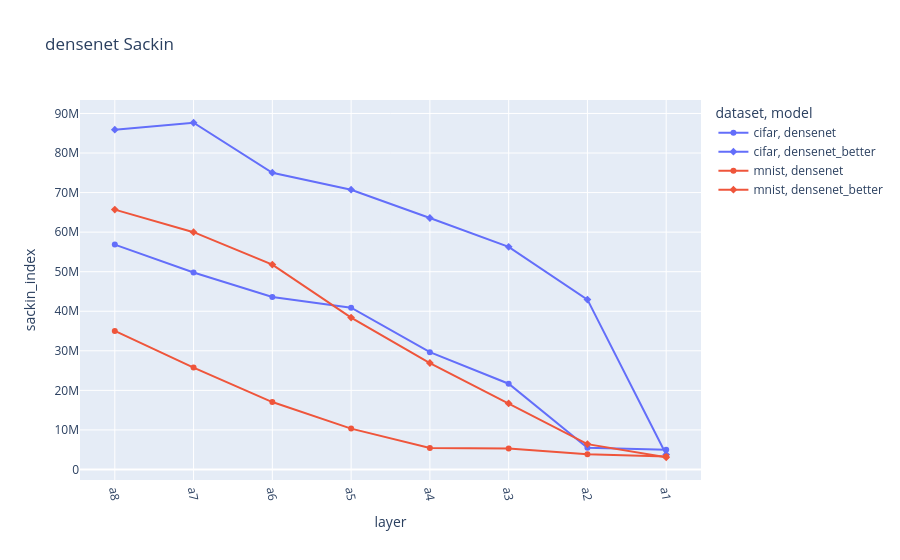

Notebook source saved alongside this figure:
### Code cell
densenet = full_data[(full_data["model"].str.contains("densenet")) & (full_data["split"] == "trainUval")].copy()

densenet["layer_idx"] = densenet["layer"].apply(lambda x: layer_order['densenet'].index(x))
densenet.sort_values("layer_idx", inplace=True)

fig = px.line(densenet, x="layer", y="sackin_index", color="dataset", symbol="model", color_discrete_sequence=px.colors.qualitative.Plotly, title="densenet Sackin")
fig.update_xaxes(tickangle=80)
# fig.update_yaxes(type="log")

### Figure 1 — Plotly figure (JSON) as saved in the notebook; plotly's stock layout.template omitted (floating-point values rounded to 4 significant figures)
{"data": [{"hovertemplate": "dataset=cifar<br>model=densenet<br>layer=%{x}<br>sackin_index=%{y}<extra></extra>", "legendgroup": "cifar, densenet", "line": {"color": "#636EFA", "dash": "solid"}, "marker": {"symbol": "circle"}, "mode": "lines+markers", "name": "cifar, densenet", "orientation": "v", "showlegend": true, "type": "scatter", "x": ["a8", "a7", "a6", "a5", "a4", "a3", "a2", "a1"], "xaxis": "x", "y": [56850000.0, 49790000.0, 43620000.0, 40900000.0, 29650000.0, 21680000.0, 5512000.0, 4970000.0], "yaxis": "y"}, {"hovertemplate": "dataset=cifar<br>model=densenet_better<br>layer=%{x}<br>sackin_index=%{y}<extra></extra>", "legendgroup": "cifar, densenet_better", "line": {"color": "#636EFA", "dash": "solid"}, "marker": {"symbol": "diamond"}, "mode": "lines+markers", "name": "cifar, densenet_better", "orientation": "v", "showlegend": true, "type": "scatter", "x": ["a8", "a7", "a6", "a5", "a4", "a3", "a2", "a1"], "xaxis": "x", "y": [85900000.0, 87650000.0, 75020000.0, 70730000.0, 63570000.0, 56280000.0, 42950000.0, 3779000.0], "yaxis": "y"}, {"hovertemplate": "dataset=mnist<br>model=densenet<br>layer=%{x}<br>sackin_index=%{y}<extra></extra>", "legendgroup": "mnist, densenet", "line": {"color": "#EF553B", "dash": "solid"}, "marker": {"symbol": "circle"}, "mode": "lines+markers", "name": "mnist, densenet", "orientation": "v", "showlegend": true, "type": "scatter", "x": ["a8", "a7", "a6", "a5", "a4", "a3", "a2", "a1"], "xaxis": "x", "y": [35020000.0, 25770000.0, 17050000.0, 10330000.0, 5444000.0, 5280000.0, 3858000.0, 3252000.0], "yaxis": "y"}, {"hovertemplate": "dataset=mnist<br>model=densenet_better<br>layer=%{x}<br>sackin_index=%{y}<extra></extra>", "legendgroup": "mnist, densenet_better", "line": {"color": "#EF553B", "dash": "solid"}, "marker": {"symbol": "diamond"}, "mode": "lines+markers", "name": "mnist, densenet_better", "orientation": "v", "showlegend": true, "type": "scatter", "x": ["a8", "a7", "a6", "a5", "a4", "a3", "a2", "a1"], "xaxis": "x", "y": [65700000.0, 59990000.0, 51800000.0, 38400000.0, 26910000.0, 16700000.0, 6411000.0, 3092000.0], "yaxis": "y"}], "layout": {"legend": {"title": {"text": "dataset, model"}, "tracegroupgap": 0}, "title": {"text": "densenet Sackin"}, "xaxis": {"anchor": "y", "domain": [0, 1], "tickangle": 80, "title": {"text": "layer"}}, "yaxis": {"anchor": "x", "domain": [0, 1], "title": {"text": "sackin_index"}}}}
